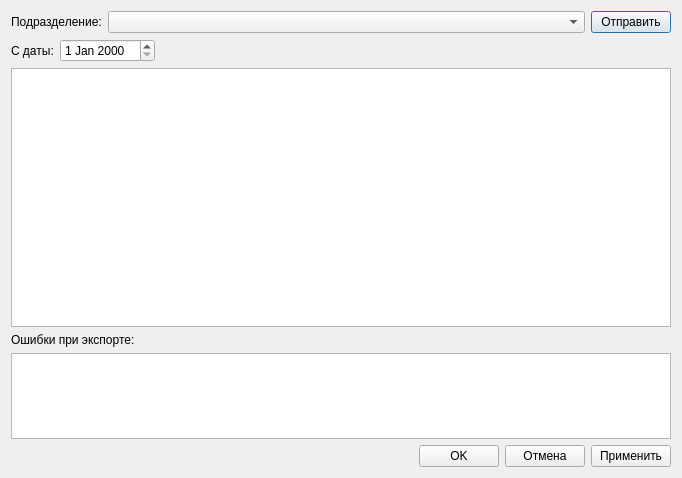
<?xml version="1.0" encoding="UTF-8"?>
<ui version="4.0">
 <class>ExportDispPlanDatesDialog</class>
 <widget class="QDialog" name="ExportDispPlanDatesDialog">
  <property name="geometry">
   <rect>
    <x>0</x>
    <y>0</y>
    <width>682</width>
    <height>478</height>
   </rect>
  </property>
  <property name="windowTitle">
   <string>Даты запланированных мероприятий</string>
  </property>
  <layout class="QVBoxLayout" name="verticalLayout">
   <item>
    <layout class="QHBoxLayout" name="horizontalLayout">
     <item>
      <widget class="QLabel" name="label_2">
       <property name="text">
        <string>Подразделение:</string>
       </property>
      </widget>
     </item>
     <item>
      <widget class="CDbComboBox" name="cmbOrgStructure">
       <property name="sizePolicy">
        <sizepolicy hsizetype="Expanding" vsizetype="Fixed">
         <horstretch>0</horstretch>
         <verstretch>0</verstretch>
        </sizepolicy>
       </property>
      </widget>
     </item>
     <item>
      <widget class="QPushButton" name="btnExport">
       <property name="text">
        <string>Отправить</string>
       </property>
      </widget>
     </item>
    </layout>
   </item>
   <item>
    <layout class="QHBoxLayout" name="horizontalLayout_3">
     <item>
      <widget class="QLabel" name="label_3">
       <property name="text">
        <string>С даты:</string>
       </property>
      </widget>
     </item>
     <item>
      <widget class="CDateEdit" name="edtDate"/>
     </item>
     <item>
      <spacer name="horizontalSpacer">
       <property name="orientation">
        <enum>Qt::Horizontal</enum>
       </property>
       <property name="sizeHint" stdset="0">
        <size>
         <width>40</width>
         <height>20</height>
        </size>
       </property>
      </spacer>
     </item>
    </layout>
   </item>
   <item>
    <widget class="CInDocTableView" name="tblPlanDates">
     <property name="sizePolicy">
      <sizepolicy hsizetype="Expanding" vsizetype="Expanding">
       <horstretch>0</horstretch>
       <verstretch>3</verstretch>
      </sizepolicy>
     </property>
    </widget>
   </item>
   <item>
    <widget class="QLabel" name="label">
     <property name="text">
      <string>Ошибки при экспорте:</string>
     </property>
    </widget>
   </item>
   <item>
    <widget class="CTableView" name="tblPlanDateErrors">
     <property name="sizePolicy">
      <sizepolicy hsizetype="Expanding" vsizetype="Expanding">
       <horstretch>0</horstretch>
       <verstretch>1</verstretch>
      </sizepolicy>
     </property>
    </widget>
   </item>
   <item>
    <layout class="QHBoxLayout" name="horizontalLayout_2">
     <item>
      <spacer name="horizontalSpacer_2">
       <property name="orientation">
        <enum>Qt::Horizontal</enum>
       </property>
       <property name="sizeHint" stdset="0">
        <size>
         <width>40</width>
         <height>20</height>
        </size>
       </property>
      </spacer>
     </item>
     <item>
      <widget class="QPushButton" name="btnOK">
       <property name="text">
        <string>OK</string>
       </property>
      </widget>
     </item>
     <item>
      <widget class="QPushButton" name="btnCancel">
       <property name="text">
        <string>Отмена</string>
       </property>
      </widget>
     </item>
     <item>
      <widget class="QPushButton" name="btnApply">
       <property name="text">
        <string>Применить</string>
       </property>
      </widget>
     </item>
    </layout>
   </item>
  </layout>
 </widget>
 <customwidgets>
  <customwidget>
   <class>CTableView</class>
   <extends>QTableView</extends>
   <header>library/TableView.h</header>
  </customwidget>
  <customwidget>
   <class>CInDocTableView</class>
   <extends>QTableView</extends>
   <header>library/InDocTable.h</header>
  </customwidget>
  <customwidget>
   <class>CDbComboBox</class>
   <extends>QComboBox</extends>
   <header>library/DbComboBox</header>
  </customwidget>
  <customwidget>
   <class>CDateEdit</class>
   <extends>QDateEdit</extends>
   <header>library/DateEdit</header>
  </customwidget>
 </customwidgets>
 <resources/>
 <connections/>
</ui>
